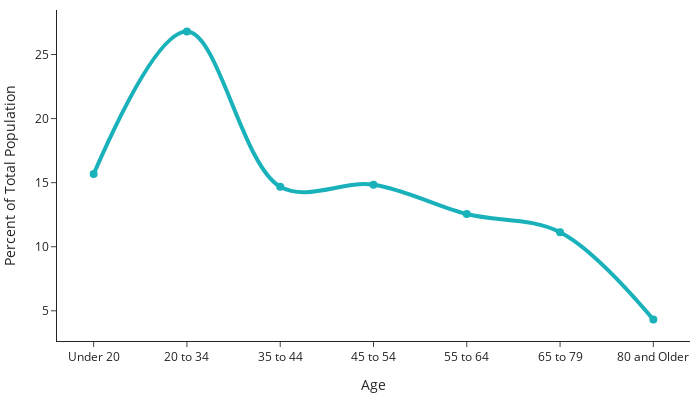

Notebook code for this chart:
### Code cell
# Demographic Data
year = 2016
neighbourhood = 'Metro Vancouver'


age_df = df[['LocalArea', 'Year', 
 'Under 20',
 '20 to 34',
 '35 to 44',
 '45 to 54',
 '55 to 64',
 '65 to 79',
 '80 and Older']]

age_df = age_df[(age_df.Year == year) & (age_df.LocalArea == neighbourhood)]
age_df
new_df = age_df.melt(id_vars=['LocalArea', 'Year'], var_name='Age', value_name='Population')
age_fig = px.bar(new_df, 
             x="Age", 
             y="Population", 
             hover_data=['Population'],
             width=500, 
             height=300,
             template='simple_white',
             color_discrete_sequence = ['#19B1BA'])

age_fig = go.Figure(
        data=go.Scatter(
            x=new_df['Age'],
            y=new_df['Population']*100,
            mode='lines+markers',
            marker=dict(
                color='#19B1BA',
                size=8),
            name=area,
            line=dict(width=4),
            line_shape='spline',
            hovertemplate="%{x}: %{y:.1f}%<extra></extra>"),

        layout=go.Layout(
            margin=dict(l=10, r=10, b=10, t=10),
            template='simple_white'))
age_fig.update_layout(
        xaxis_title="Age",
        yaxis_title="Percent of Total Population",
        showlegend=False,
        legend=dict(x=1, y=1,
                    xanchor="right"),
        height=400, width=700)
#age_fig.update_layout(margin={"r":0,"t":0,"l":0,"b":0})

### Figure 1 — Plotly figure (JSON) as saved in the notebook; plotly's stock layout.template omitted (floating-point values rounded to 4 significant figures)
{"data": [{"hovertemplate": "%{x}: %{y:.1f}%<extra></extra>", "line": {"shape": "spline", "width": 4}, "marker": {"color": "#19B1BA", "size": 8}, "mode": "lines+markers", "name": "Downtown", "type": "scatter", "x": ["Under 20", "20 to 34", "35 to 44", "45 to 54", "55 to 64", "65 to 79", "80 and Older"], "y": [15.67, 26.79, 14.68, 14.84, 12.55, 11.13, 4.326]}], "layout": {"height": 400, "legend": {"x": 1, "xanchor": "right", "y": 1}, "margin": {"b": 10, "l": 10, "r": 10, "t": 10}, "showlegend": false, "width": 700, "xaxis": {"autorange": true, "range": [-0.3931, 6.393], "title": {"text": "Age"}, "type": "category"}, "yaxis": {"autorange": true, "range": [2.644, 28.47], "title": {"text": "Percent of Total Population"}, "type": "linear"}}}
